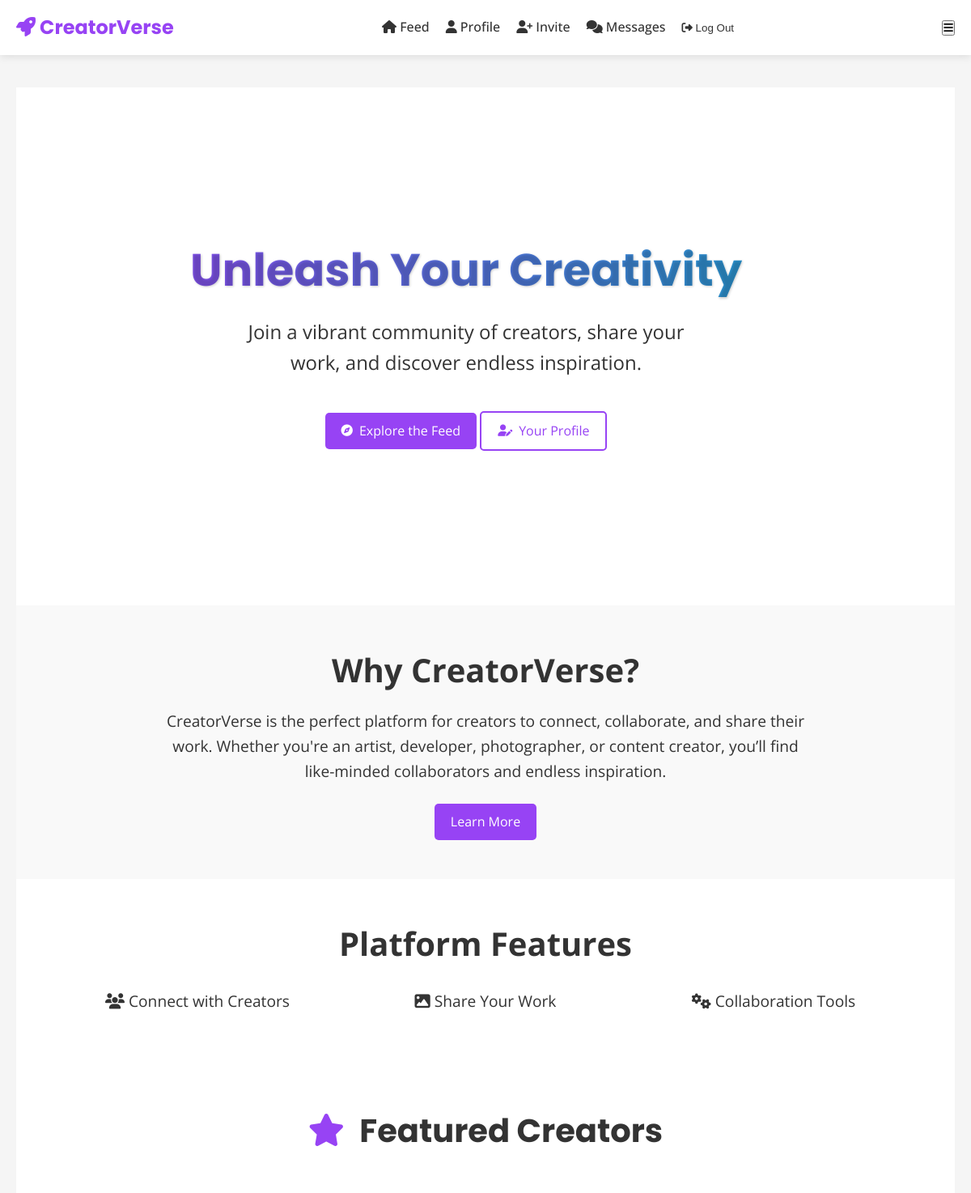
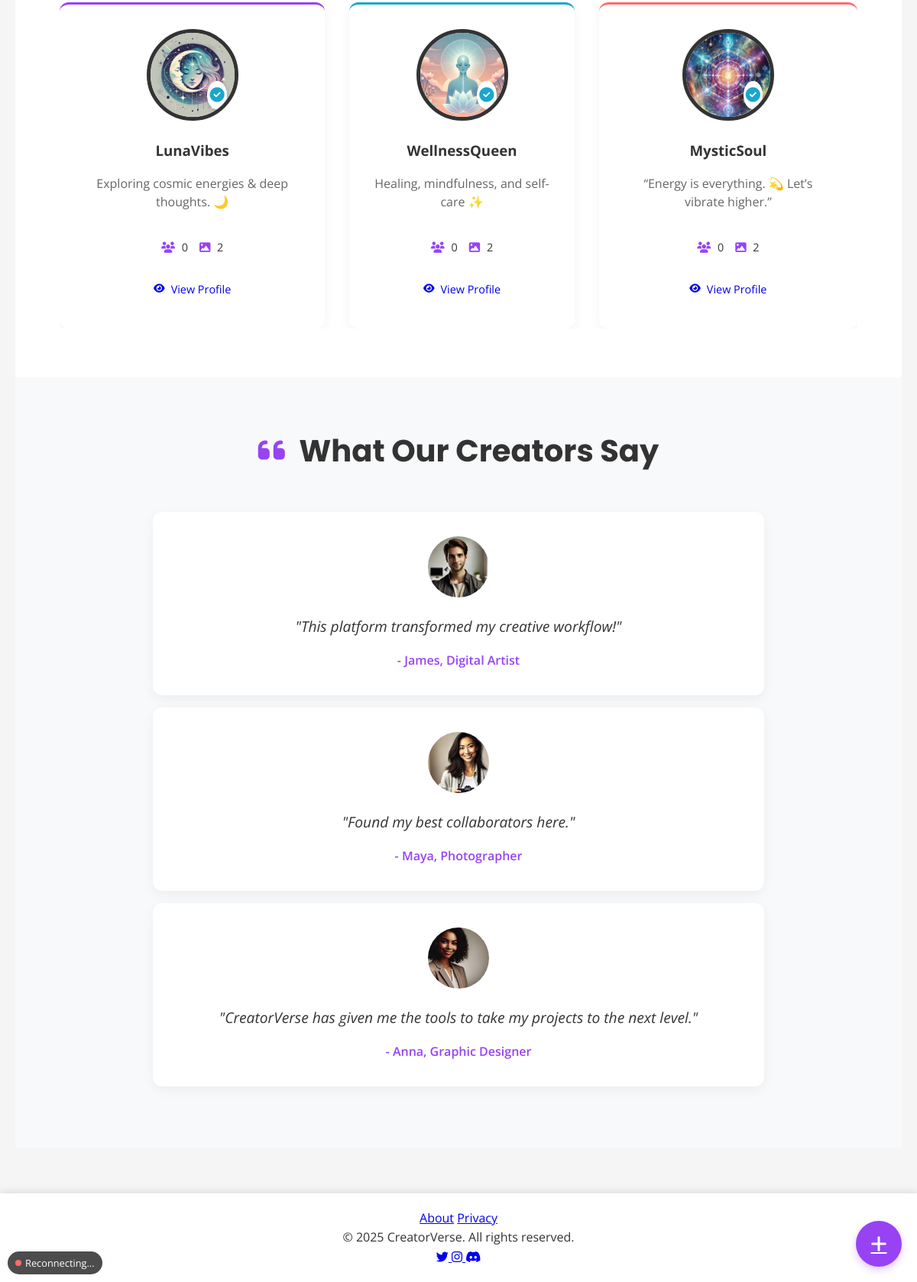
Screenshot of / (signed in) with the database file from the repository (2 pictures, top to bottom).
### users/models.py (models this page shows, shortened)
class CustomUser(AbstractUser):
    bio = models.TextField(
        blank=True,
        null=True,
        max_length=500,
        help_text=_("Tell others about yourself (max 500 chars)"),
        validators=[validate_bio_length]
    )
    profile_image = models.ImageField(
        upload_to=upload_to_profile_pics,
        blank=True,
        null=True,
        help_text=_("Upload a profile picture (1:1 aspect ratio recommended)"),
        validators=[FileExtensionValidator(['jpg', 'jpeg', 'png', 'webp'])]
    )
    following = models.ManyToManyField(
        'self',
        symmetrical=False,
        related_name='followers',
        blank=True,
        help_text=_("Users this user is following")
    )
    social_links = JSONField(
        default=dict,
        blank=True,
        help_text=_("Social media links in JSON format (e.g., {'twitter': 'https://...'})")
    )
    is_verified = models.BooleanField(
        default=False,
        help_text=_("Designates whether the user is verified")
    )
    last_seen = models.DateTimeField(
        auto_now=True,
        help_text=_("Last time the user was active")
    )
    used_invite = models.BooleanField(
        default=False,
        help_text=_("Has this user used an invite code?")
    )
    class Meta:
        verbose_name = _("User")
        verbose_name_plural = _("Users")
        indexes = [
            models.Index(fields=['username']),
            models.Index(fields=['email']),
            models.Index(fields=['last_seen']),
        ]
        ordering = ['-date_joined']

### users/views.py (the view)
# urls.py: path('', home_view, name='home'),
def home_view(request):
    featured_creators = (
        User.objects.filter(is_verified=True)
        .annotate(
            follower_count=Count('followers', distinct=True),
            post_count=Count('posts', distinct=True)
        )
        .only('username', 'bio', 'profile_image', 'is_verified')  # Optimize query
        .order_by('-follower_count', '-post_count')[:5]
    )
    unread_count = get_unread_count(request.user) if request.user.is_authenticated else 0
    return render(request, "home.html", {
        "featured_creators": featured_creators,
        "unread_count": unread_count,
        "now": timezone.now()
    })

### users/context_processors.py (called while the page is built)
def site_settings(request):
    from django.conf import settings
    return {
        'SITE_NAME': 'CreatorVerse',
        'SITE_URL': settings.SITE_URL,
    }

def unread_messages(request):
    if request.user.is_authenticated:
        from users.models import Message
        return {
            'unread_count': Message.objects.filter(
                receiver=request.user,
                is_read=False
            ).count()
        }
    return {}

### users/views.py (called while the page is built)
def get_unread_count(user):
    if not user.is_authenticated:
        return 0
    return Message.objects.filter(receiver=user, is_read=False).count()

### templates/home.html (shortened to what this page needs)
{% extends 'base.html' %}
{% load static %}
{% block content %}
<section class="hero-section">
    <div class="hero-content">
        <h1 class="hero-title">Unleash Your Creativity</h1>
        <p class="hero-subtitle">Join a vibrant community of creators, share your work, and discover endless inspiration.</p>
        <div class="cta-buttons">
            {% if user.is_authenticated %}
                <a href="{% url 'feed' %}" class="btn btn-primary glow-on-hover">
                    <i class="fas fa-compass"></i> Explore the Feed
                </a>
                <a href="{% url 'profile' username=request.user.username %}" class="btn btn-secondary">
                    <i class="fas fa-user-edit"></i> Your Profile
                </a>
            {% endif %}
        </div>
    </div>
</section>
<section class="about-section">
    <h2>Why CreatorVerse?</h2>
    <p>CreatorVerse is the perfect platform for creators to connect, collaborate, and share their work. Whether you're an artist, developer, photographer, or content creator, you’ll find like-minded collaborators and endless inspiration.</p>
    <a href="{% url 'about' %}" class="btn btn-primary">Learn More</a>
</section>
<section class="features-section">
    <h2>Platform Features</h2>
    <ul>
        <li><i class="fas fa-users"></i> Connect with Creators</li>
        <li><i class="fas fa-image"></i> Share Your Work</li>
        <li><i class="fas fa-cogs"></i> Collaboration Tools</li>
    </ul>
</section>
<section class="featured-section">
    <h2 class="section-title"><i class="fas fa-star"></i> Featured Creators</h2>
    <div class="featured-carousel">
        {% for creator in featured_creators %}
        <div class="creator-card">
            <div class="creator-avatar">
                {% if creator.profile_image %}
                <img src="{{ creator.profile_image.url }}" alt="{{ creator.username }}'s profile picture">
                {% else %}
                <div class="default-avatar" style="background-color: {% cycle '#9743F4' '#19A7CE' '#FF6B6B' '#6BCB77' '#FFD93D' %}">
                    {{ creator.username|first|upper }}
                </div>
                {% endif %}
                {% if creator.is_verified %}
                <div class="verified-badge">
                    <i class="fas fa-check-circle"></i>
                </div>
                {% endif %}
            </div>
            <h3>{{ creator.username }}</h3>
            <p class="creator-bio">{{ creator.bio|default:"No bio yet"|truncatechars:50 }}</p>
            <div class="creator-stats">
                <span><i class="fas fa-users"></i> {{ creator.follower_count }}</span>
                <span><i class="fas fa-image"></i> {{ creator.post_count }}</span>
            </div>
            <a href="{% url 'profile' username=creator.username %}" class="btn btn-small glow-on-hover">
                <i class="fas fa-eye"></i> View Profile
            </a>
        </div>
        {% empty %}
        <div class="empty-state">
            <i class="fas fa-users-slash fa-3x"></i>
            <p>Be the first featured creator!</p>
            <a href="{% url 'register' %}" class="btn btn-primary">Join Now</a>
        </div>
        {% endfor %}
    </div>
</section>
<section class="testimonials">
    <h2 class="section-title"><i class="fas fa-quote-left"></i> What Our Creators Say</h2>
    <div class="testimonial-carousel">
        <div class="testimonial">
            <img src="{% static 'images/testimonial-1.jpg' %}" alt="Maya" class="testimonial-avatar">
            <p>"This platform transformed my creative workflow!"</p>
            <div class="author">- James, Digital Artist</div>
        </div>
        <div class="testimonial">
            <img src="{% static 'images/testimonial-2.jpg' %}" alt="James" class="testimonial-avatar">
            <p>"Found my best collaborators here."</p>
            <div class="author">- Maya, Photographer</div>
        </div>
        <div class="testimonial">
            <img src="{% static 'images/testimonial-3.jpg' %}" alt="Anna" class="testimonial-avatar">
            <p>"CreatorVerse has given me the tools to take my projects to the next level."</p>
            <div class="author">- Anna, Graphic Designer</div>
        </div>
    </div>
</section>
{% endblock %}

### static/css/styles.css (style rules this page uses)
* { margin: 0; padding: 0; box-sizing: border-box; }
body { font-family: "Open Sans", sans-serif; color: #333333; line-height: 1.6; background: #F5F5F5; }
.hero-section { display: flex; align-items: center; min-height: 80vh; padding: 2rem 5%; background: #FFFFFF; color: white; text-align: center; position: relative; }
.hero-content { flex: 1; padding-right: 3rem; z-index: 2; }
.hero-title { font-size: 3.5rem; margin-bottom: 1.5rem; background: linear-gradient(to right, #9743F4, #19A7CE); -webkit-background-clip: text; background-clip: text; color: transparent; line-height: 1.2; font-family: "Poppins", sans-serif; text-shadow: 1px 1px 3px rgba(0, 0, 0, 0.2); }
.hero-subtitle { font-size: 1.5rem; color: #333; margin-bottom: 2.5rem; max-width: 600px; line-height: 1.6; margin-left: auto; margin-right: auto; }
.about-section { text-align: center; padding: 3rem 5%; background: #f9f9f9; }
.about-section h2 { font-size: 2.5rem; margin-bottom: 1rem; }
.about-section p { font-size: 1.2rem; max-width: 800px; margin: 0 auto 1.5rem; }
.about-section .btn { background: #9743F4; color: white; }
.features-section { padding: 3rem 5%; background: #ffffff; }
.features-section h2 { font-size: 2.5rem; margin-bottom: 1.5rem; text-align: center; }
.features-section ul { list-style-type: none; padding: 0; display: grid; grid-template-columns: repeat(auto-fit, minmax(250px, 1fr)); gap: 1.5rem; text-align: center; }
.features-section li { font-size: 1.2rem; }
.featured-section { padding: 4rem 5%; background: #ffffff; }
.section-title { text-align: center; margin-bottom: 3rem; font-size: 2.5rem; color: #333; font-family: "Poppins", sans-serif; }
.section-title i { margin-right: 10px; color: #9743F4; }
.featured-carousel { display: flex; overflow: hidden; gap: 2rem; justify-content: center; }
.creator-card { background: white; border-radius: 12px; padding: 2rem; text-align: center; box-shadow: 0 5px 15px rgba(0,0,0,0.05); transition: all 0.3s ease; position: relative; border-top: 3px solid; }
.creator-avatar { width: 120px; height: 120px; border-radius: 50%; margin: 0 auto 1.5rem; position: relative; overflow: hidden; border: 5px solid; display: flex; align-items: center; justify-content: center; }
.creator-avatar img { width: 100%; height: 100%; object-fit: cover; }
.creator-card:nth-child(5n+1) { border-color: #9743F4; }
.creator-card:nth-child(5n+2) { border-color: #19A7CE; }
.creator-card:nth-child(5n+3) { border-color: #FF6B6B; }
.verified-badge { position: absolute; bottom: 10px; right: 10px; background: white; border-radius: 50%; padding: 3px; color: #19A7CE; font-size: 1.2rem; box-shadow: 0 2px 5px rgba(0,0,0,0.2); z-index: 2; }
.creator-bio { color: #666; margin: 1rem 0; min-height: 60px; line-height: 1.5; }
.creator-stats { display: flex; justify-content: center; gap: 15px; margin: 1.5rem 0; font-size: 0.9rem; }
.creator-stats i { margin-right: 5px; color: #9743F4; }
.testimonials { padding: 4rem 5%; background: #f8f9fa; text-align: center; }
.testimonial-carousel { max-width: 800px; margin: 0 auto; }
.testimonial { background: white; padding: 2rem; border-radius: 12px; box-shadow: 0 5px 15px rgba(0,0,0,0.05); margin-bottom: 1rem; }
.testimonial p { font-size: 1.2rem; font-style: italic; color: #333; margin-bottom: 1rem; }
.author { font-weight: 600; color: #9743F4; }
.testimonial-avatar { width: 80px; height: 80px; border-radius: 50%; object-fit: cover; margin-bottom: 1rem; }
.btn { padding: 10px 20px; font-size: 1rem; text-decoration: none; border-radius: 5px; transition: all 0.3s ease; display: inline-flex; align-items: center; gap: 8px; }
.btn i { font-size: 0.9em; }
.btn-primary { background: #9743F4; color: #FFFFFF; border: none; }
.btn-secondary { background: #FFFFFF; color: #9743F4; border: 2px solid #9743F4; }
.btn-small { padding: 8px 16px; font-size: 0.9rem; }
.glow-on-hover { position: relative; z-index: 1; transition: all 0.3s ease; }
.glow-on-hover::after { content: ''; position: absolute; top: 0; left: 0; width: 100%; height: 100%; background: linear-gradient(45deg, #9743F4, #19A7CE); z-index: -1; border-radius: inherit; opacity: 0; transition: opacity 0.3s; }

### rows the page displays
CustomUser: profile_image (picture), is_verified True (drawn), username "LunaVibes", bio "Exploring cosmic energies & deep thoughts. 🌙", follower_count "0", post_count "2"
CustomUser: profile_image (picture), is_verified True (drawn), username "WellnessQueen", bio "Healing, mindfulness, and self-care ✨", follower_count "0", post_count "2"
CustomUser: profile_image (picture), is_verified True (drawn), username "MysticSoul", bio "“Energy is everything. 💫 Let’s vibrate higher.”", follower_count "0", post_count "2"
